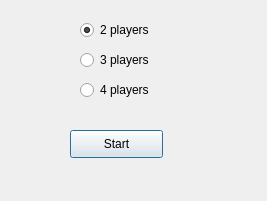
<?xml version="1.0" encoding="UTF-8"?>
<ui version="4.0">
 <class>ChoosePlayers</class>
 <widget class="QDialog" name="ChoosePlayers">
  <property name="geometry">
   <rect>
    <x>0</x>
    <y>0</y>
    <width>267</width>
    <height>201</height>
   </rect>
  </property>
  <property name="windowTitle">
   <string>Dialog</string>
  </property>
  <widget class="QRadioButton" name="Check2Players">
   <property name="geometry">
    <rect>
     <x>80</x>
     <y>20</y>
     <width>95</width>
     <height>20</height>
    </rect>
   </property>
   <property name="text">
    <string>2 players</string>
   </property>
   <property name="checked">
    <bool>true</bool>
   </property>
  </widget>
  <widget class="QRadioButton" name="Check3Players">
   <property name="geometry">
    <rect>
     <x>80</x>
     <y>50</y>
     <width>95</width>
     <height>20</height>
    </rect>
   </property>
   <property name="text">
    <string>3 players</string>
   </property>
  </widget>
  <widget class="QRadioButton" name="Check4Players">
   <property name="geometry">
    <rect>
     <x>80</x>
     <y>80</y>
     <width>95</width>
     <height>20</height>
    </rect>
   </property>
   <property name="text">
    <string>4 players</string>
   </property>
  </widget>
  <widget class="QPushButton" name="StartGameButton">
   <property name="geometry">
    <rect>
     <x>70</x>
     <y>130</y>
     <width>93</width>
     <height>28</height>
    </rect>
   </property>
   <property name="text">
    <string>Start</string>
   </property>
  </widget>
 </widget>
 <resources/>
 <connections/>
</ui>
